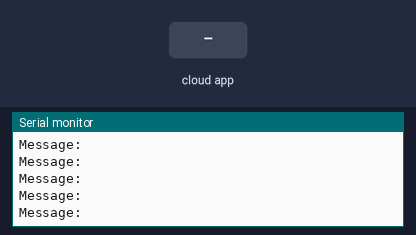
A sketch run on a simulated ESP8266 (NodeMCU). Shown: the last lines printed to the serial monitor. Inputs (shaded band) come from the test bench. WiFi joins after 1.5 s; servers stay silent unless stated; the Firebase database answers and starts empty.

Above: at 4.7 s.
4.8 s: the phone or cloud app sets msg to 0
At 4.98 s:
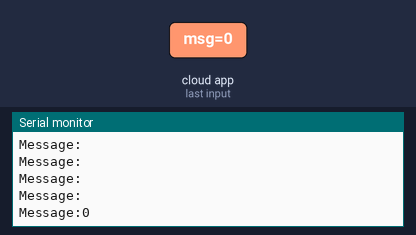
6.3 s: the phone or cloud app sets msg to 1
At 6.49 s:
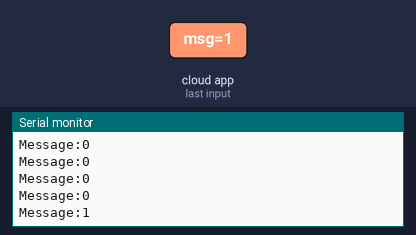

Measured:
- after the input at 4.8 s, the serial monitor: prints a new line after 0.05 s (image 1)
- after the input at 6.3 s, the serial monitor: prints a new line after 0.06 s (image 2)

The sketch:

get_message_from_firebase.ino
```cpp
#include <ESP8266WiFi.h>
#include <FirebaseArduino.h>

#define FIREBASE_HOST "new-project-ec552-default-rtdb.firebaseio.com"
#define FIREBASE_AUTH "QtmUBviLdWs0vxYLcJSJ7ULoCJSVyY8ODeUZwoP5"
#define WIFI_SSID "FOYER 7"
#define WIFI_PASSWORD "Espoir2021"

void setup() {
  Serial.begin(9600);
  WiFi.begin(WIFI_SSID, WIFI_PASSWORD);
  Serial.print("Connecting to");
  Serial.print(WIFI_SSID);
  while (WiFi.status() != WL_CONNECTED){
    Serial.print(".");
    delay(500);
  }
  Serial.print("Connected to");
  Serial.println(WIFI_SSID);
  Firebase.begin(FIREBASE_HOST, FIREBASE_AUTH);
  delay(2000);

}

void loop() {
  // put your main code here, to run repeatedly:
  String MSG= Firebase.getString("/msg/");
  Serial.print("Message:");
  Serial.println(MSG);

}
```
